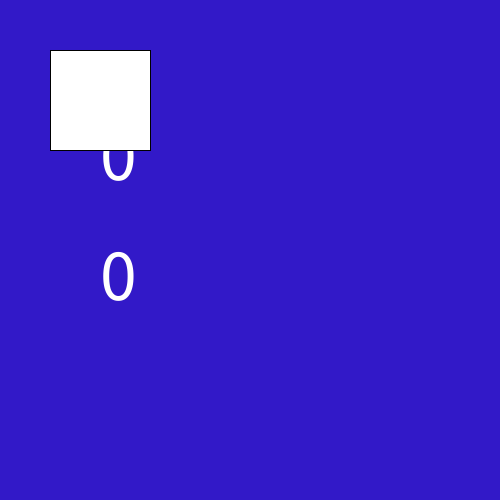
Frame 1 (no input)
Frame 60 (the mouse pressed at the canvas centre just before this capture): identical to frame 1, image omitted
Frame 120 (the mouse held since frame 60 and released just before this capture): identical to frame 1, image omitted

The Processing sketch that drew this single still picture (run headless with seeded random() and noise(); from frame 60 on, the mouse is pressed at the canvas centre):

// Processing sketch: Moving_Around
// ── Moving_Around.pde

  int x=0;
  int y=0;
void setup()
{
  size(500,500);
}

void draw()
{
  background(50,25,200);
  int millis= millis()/1000;
  textSize(74); 
  text(x,100,180);
  text(y,100,300);
  if (keyPressed)
  {
    if (key == 'd')  keyPressedD();
    
    else if (key == 'a') keyPressedA();
    
    else if (key == 'w') keyPressedW();

    else if (key == 's') keyPressedS();
    
  }
  rect(50+x,50+y,100,100);
  //text(oof(),300,190);
}
//public String oof()
//{
//  String oof2 = "oooooof";
// return oof2 ;
//}

void keyPressedD()
{
  if(x <350)
  x++;
}
void keyPressedA()
{
  if(x >-50)
  x--;
}void keyPressedS()
{if(y < 350)
  y++;
}void keyPressedW()
{
  if(y >-50)
  y--;
}

  
